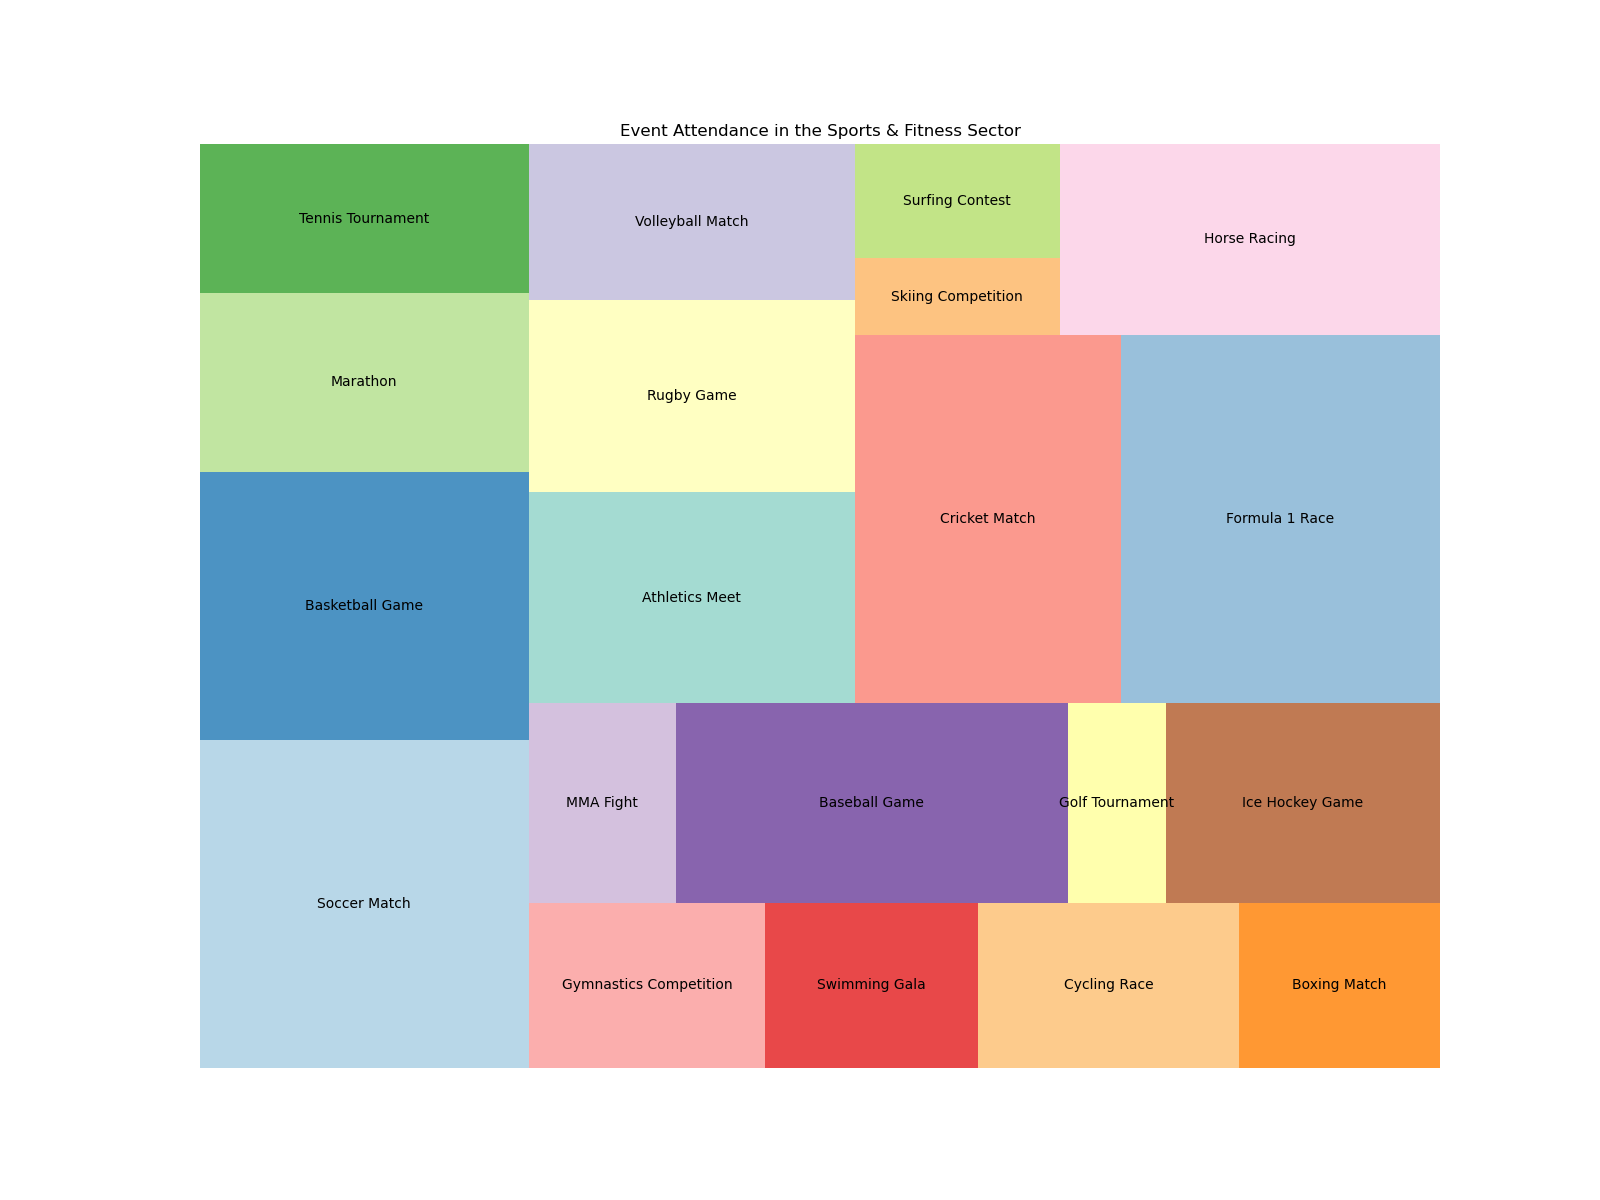

The script that drew this image:

import matplotlib.pyplot as plt
import pandas as pd
import squarify

# Data for creating the treemap
data = {
    'Event': ['Soccer Match', 'Basketball Game', 'Marathon', 'Tennis Tournament', 'Gymnastics Competition',
              'Swimming Gala', 'Cycling Race', 'Boxing Match', 'MMA Fight', 'Baseball Game',
              'Golf Tournament', 'Ice Hockey Game', 'Athletics Meet', 'Rugby Game', 'Volleyball Match',
              'Cricket Match', 'Formula 1 Race', 'Skiing Competition', 'Surfing Contest', 'Horse Racing'],
    'Attendance': [55000, 45000, 30000, 25000, 20000,
                   18000, 22000, 17000, 15000, 40000,
                   10000, 28000, 35000, 32000, 26000,
                   50000, 60000, 8000, 12000, 37000]
}

# Convert the data dictionary to a pandas DataFrame
df = pd.DataFrame(data)

# Define size of the figure
plt.figure(figsize=(16,12))

# Define custom colors using specific color codes
colors = ['#a6cee3', '#1f78b4', '#b2df8a', '#33a02c', '#fb9a99',
          '#e31a1c', '#fdbf6f', '#ff7f00', '#cab2d6', '#6a3d9a',
          '#ffff99', '#b15928', '#8dd3c7', '#ffffb3', '#bebada',
          '#fb8072', '#80b1d3', '#fdb462', '#b3de69', '#fccde5']

# Create the treemap
squarify.plot(sizes=df['Attendance'], label=df['Event'], color=colors, alpha=0.8)

# Set the title of the treemap
plt.title('Event Attendance in the Sports & Fitness Sector')

# Remove the axis lines
plt.axis('off')

# Display the treemap
plt.show()
